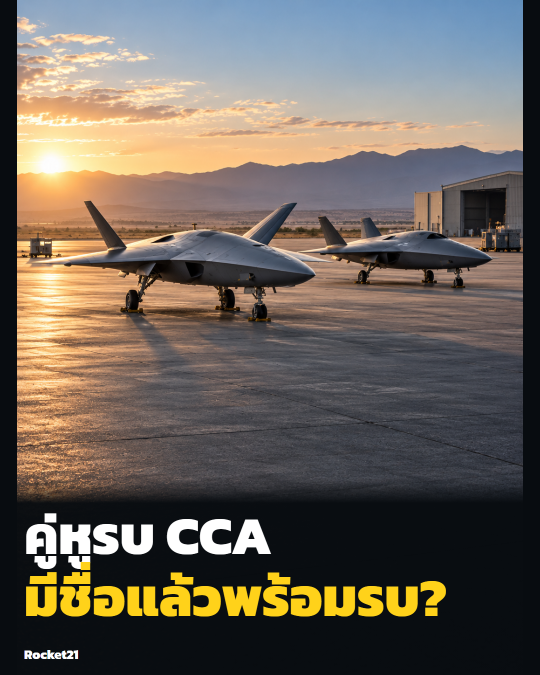
#> input picture design_revision/revisions/oct07_newimg_2026-10-11_cca/card.png, 1080 x 1350 px (shown at 1/2 size)
$ python -i reels_prototype.py   (imports and definitions only)
#> lines starting #> are read from the running program, lines starting #| are printed output that depends on the picture
import time
# -*- coding: utf-8 -*-
"""reels_prototype.py — สร้าง Reel นิทานคุณธรรม: รูปการ์ตูน + text overlay"""

import sys, io, os, base64, json, time
sys.stdout = io.TextIOWrapper(sys.stdout.buffer, encoding="utf-8")

from google import genai
from google.genai import types
from PIL import Image, ImageDraw, ImageFont
from moviepy import ImageClip, concatenate_videoclips, AudioFileClip, CompositeVideoClip
from moviepy.video.fx import CrossFadeIn, CrossFadeOut
import numpy as np

GOOGLE_API_KEY = os.environ.get("GOOGLE_API_KEY", "")
IMAGE_MODEL    = "gemini-3-pro-image-preview"
TEXT_MODEL = "gemini-flash-latest"
OUTPUT_DIR     = "output"
FONT_PATH      = r"C:\Windows\Fonts\ARIALUNI.TTF"
SCENE_DURATION = 4   # seconds per scene
VIDEO_W, VIDEO_H = 1080, 1350  # 4:5 portrait

# [1 line not run here, left out]
# [1 line that did not run here, left out]

# ─── Themes ──────────────────────────────────────────────────────
STORY_THEMES = [
    # การเงิน
    "ชายหนุ่มที่ใช้เงินเก่งแต่เก็บเงินไม่เป็น จนวันหนึ่งเขาค้นพบความจริงที่เปลี่ยนชีวิต",
    "หญิงสาวที่กู้หนี้ซื้อของแบรนด์เนม แต่สุดท้ายพบว่าสิ่งที่แท้จริงอยู่ตรงหน้า",
    "คนที่ไม่เคยออมเงิน กับวันที่ต้องเจอเหตุฉุกเฉิน",
    # ออฟฟิศ
    "ลูกน้องที่โดนบอสกดขี่ทุกวัน แต่เลือกที่จะทนและพัฒนาตัวเองอย่างเงียบๆ",
    "พนักงานที่ถูกมองข้ามมา 5 ปี จนถึงวันที่ทุกอย่างเปลี่ยน",
    "หัวหน้างานที่เข้มงวด กับลูกน้องใหม่ที่ไม่ยอมแพ้",
    # ครอบครัว
    "พ่อที่ทำงาน 2 งานเพื่อลูก โดยที่ลูกไม่เคยรู้",
    "แม่ที่เสียสละทุกอย่าง แต่ไม่เคยบ่น",
    "ลูกที่เพิ่งเข้าใจว่าพ่อแม่ทำอะไรไปเพื่ออะไร",
]

# [98 lines left out: functions get_theme, generate_story, generate_scene_image, add_text_overlay, not called in this run]

def make_ken_burns_clip(img_path, duration=SCENE_DURATION, fps=24, zoom_in=True):
    """Slow zoom in or out (Ken Burns effect) using numpy frame generation"""
    img = Image.open(img_path).convert("RGB").resize((VIDEO_W, VIDEO_H), Image.LANCZOS)
    img_np = np.array(img)

    n_frames = int(duration * fps)
    zoom_start = 1.0 if zoom_in else 1.08
    zoom_end   = 1.08 if zoom_in else 1.0

    # [9 lines left out: function make_frame, not called in this run]

    return ImageClip(make_frame, duration=duration, ismask=False)

def create_video(scene_images, output_name="reel_prototype.mp4"):
    FADE = 0.5  # crossfade seconds
    clips = []
    for i, img_path in enumerate(scene_images):
        zoom_in = (i % 2 == 0)  # alternate zoom direction
        clip = make_ken_burns_clip(img_path, duration=SCENE_DURATION, zoom_in=zoom_in)
        # fade in/out for crossfade
        clip = clip.with_effects([CrossFadeIn(FADE), CrossFadeOut(FADE)])
        clips.append(clip)

    final = concatenate_videoclips(clips, method="compose", padding=-FADE)
    out_path = os.path.join(OUTPUT_DIR, output_name)
    final.write_videofile(out_path, fps=24, codec="libx264",
                          audio=False, logger=None)
    print(f"\nVideo saved: {out_path}")
    return out_path

# [19 lines not run here, left out]

>>> import cv2
>>> picture = cv2.imread('design_revision/revisions/oct07_newimg_2026-10-11_cca/card.png', cv2.IMREAD_GRAYSCALE)
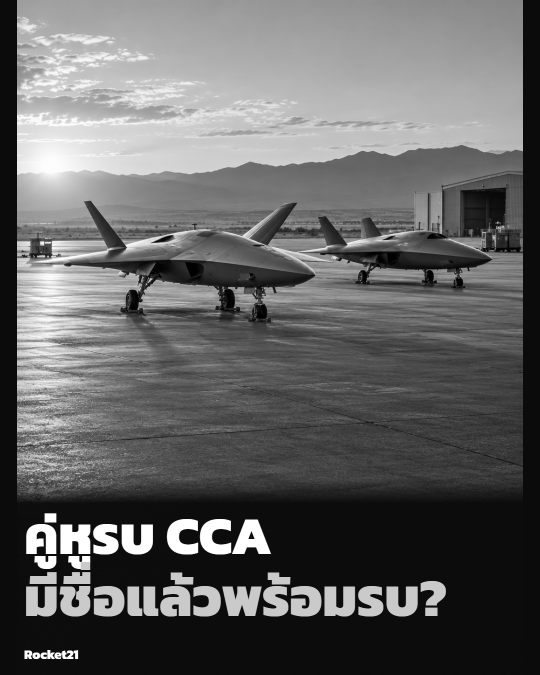
#> picture: shape (1350, 1080) (shown at 1/2 size); min 0, max 255, mean 99.9
>>> result = create_video(picture)
#> in create_video, `zoom_in = (i % 2 == 0)`: zoom_in = True
#> (the run stopped early here; a loop or call above may not have finished)
